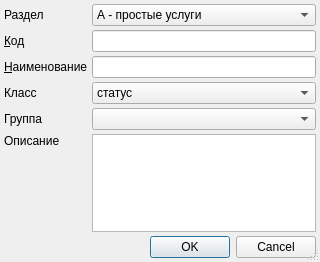
<?xml version="1.0" encoding="UTF-8"?>
<ui version="4.0">
 <class>ItemEditorDialog</class>
 <widget class="QDialog" name="ItemEditorDialog">
  <property name="geometry">
   <rect>
    <x>0</x>
    <y>0</y>
    <width>320</width>
    <height>262</height>
   </rect>
  </property>
  <property name="windowTitle">
   <string>ChangeMe!</string>
  </property>
  <property name="sizeGripEnabled">
   <bool>true</bool>
  </property>
  <layout class="QGridLayout">
   <property name="margin">
    <number>4</number>
   </property>
   <property name="spacing">
    <number>4</number>
   </property>
   <item row="1" column="0">
    <widget class="QLabel" name="lblCode">
     <property name="sizePolicy">
      <sizepolicy hsizetype="Maximum" vsizetype="Preferred">
       <horstretch>0</horstretch>
       <verstretch>0</verstretch>
      </sizepolicy>
     </property>
     <property name="text">
      <string>&amp;Код</string>
     </property>
     <property name="buddy">
      <cstring>edtCode</cstring>
     </property>
    </widget>
   </item>
   <item row="2" column="0">
    <widget class="QLabel" name="lblName">
     <property name="sizePolicy">
      <sizepolicy hsizetype="Maximum" vsizetype="Preferred">
       <horstretch>0</horstretch>
       <verstretch>0</verstretch>
      </sizepolicy>
     </property>
     <property name="text">
      <string>&amp;Наименование</string>
     </property>
     <property name="buddy">
      <cstring>edtName</cstring>
     </property>
    </widget>
   </item>
   <item row="6" column="0">
    <spacer name="verticalSpacer">
     <property name="orientation">
      <enum>Qt::Vertical</enum>
     </property>
     <property name="sizeHint" stdset="0">
      <size>
       <width>20</width>
       <height>40</height>
      </size>
     </property>
    </spacer>
   </item>
   <item row="3" column="1">
    <widget class="QComboBox" name="cmbClass">
     <item>
      <property name="text">
       <string>статус</string>
      </property>
     </item>
     <item>
      <property name="text">
       <string>диагностика</string>
      </property>
     </item>
     <item>
      <property name="text">
       <string>лечение</string>
      </property>
     </item>
     <item>
      <property name="text">
       <string>прочие мероприятия</string>
      </property>
     </item>
    </widget>
   </item>
   <item row="1" column="1">
    <widget class="QLineEdit" name="edtCode">
     <property name="maxLength">
      <number>8</number>
     </property>
    </widget>
   </item>
   <item row="9" column="0" colspan="2">
    <widget class="QDialogButtonBox" name="buttonBox">
     <property name="standardButtons">
      <set>QDialogButtonBox::Cancel|QDialogButtonBox::Ok</set>
     </property>
    </widget>
   </item>
   <item row="5" column="1" rowspan="2">
    <widget class="QTextEdit" name="txtDescription"/>
   </item>
   <item row="0" column="0">
    <widget class="QLabel" name="lblSection">
     <property name="sizePolicy">
      <sizepolicy hsizetype="Maximum" vsizetype="Preferred">
       <horstretch>0</horstretch>
       <verstretch>0</verstretch>
      </sizepolicy>
     </property>
     <property name="text">
      <string>Раздел</string>
     </property>
    </widget>
   </item>
   <item row="5" column="0">
    <widget class="QLabel" name="lblDescription">
     <property name="sizePolicy">
      <sizepolicy hsizetype="Maximum" vsizetype="Preferred">
       <horstretch>0</horstretch>
       <verstretch>0</verstretch>
      </sizepolicy>
     </property>
     <property name="text">
      <string>Описание</string>
     </property>
    </widget>
   </item>
   <item row="2" column="1">
    <widget class="QLineEdit" name="edtName"/>
   </item>
   <item row="3" column="0">
    <widget class="QLabel" name="lblClass">
     <property name="sizePolicy">
      <sizepolicy hsizetype="Maximum" vsizetype="Preferred">
       <horstretch>0</horstretch>
       <verstretch>0</verstretch>
      </sizepolicy>
     </property>
     <property name="text">
      <string>Класс</string>
     </property>
    </widget>
   </item>
   <item row="0" column="1">
    <widget class="QComboBox" name="cmbSection">
     <item>
      <property name="text">
       <string>А - простые услуги</string>
      </property>
     </item>
     <item>
      <property name="text">
       <string>В - сложные услуги</string>
      </property>
     </item>
     <item>
      <property name="text">
       <string>Д - работы</string>
      </property>
     </item>
     <item>
      <property name="text">
       <string>Ф - вспомогательные услуги</string>
      </property>
     </item>
    </widget>
   </item>
   <item row="4" column="0">
    <widget class="QLabel" name="lblGroup">
     <property name="sizePolicy">
      <sizepolicy hsizetype="Maximum" vsizetype="Preferred">
       <horstretch>0</horstretch>
       <verstretch>0</verstretch>
      </sizepolicy>
     </property>
     <property name="text">
      <string>Группа</string>
     </property>
    </widget>
   </item>
   <item row="4" column="1">
    <widget class="CRBComboBox" name="cmbGroup"/>
   </item>
  </layout>
 </widget>
 <customwidgets>
  <customwidget>
   <class>CRBComboBox</class>
   <extends>QComboBox</extends>
   <header>library/crbcombobox.h</header>
  </customwidget>
 </customwidgets>
 <tabstops>
  <tabstop>cmbSection</tabstop>
  <tabstop>edtCode</tabstop>
  <tabstop>edtName</tabstop>
  <tabstop>cmbClass</tabstop>
  <tabstop>cmbGroup</tabstop>
  <tabstop>txtDescription</tabstop>
  <tabstop>buttonBox</tabstop>
 </tabstops>
 <resources/>
 <connections>
  <connection>
   <sender>buttonBox</sender>
   <signal>accepted()</signal>
   <receiver>ItemEditorDialog</receiver>
   <slot>accept()</slot>
   <hints>
    <hint type="sourcelabel">
     <x>159</x>
     <y>149</y>
    </hint>
    <hint type="destinationlabel">
     <x>159</x>
     <y>82</y>
    </hint>
   </hints>
  </connection>
  <connection>
   <sender>buttonBox</sender>
   <signal>rejected()</signal>
   <receiver>ItemEditorDialog</receiver>
   <slot>reject()</slot>
   <hints>
    <hint type="sourcelabel">
     <x>159</x>
     <y>149</y>
    </hint>
    <hint type="destinationlabel">
     <x>159</x>
     <y>82</y>
    </hint>
   </hints>
  </connection>
 </connections>
</ui>
